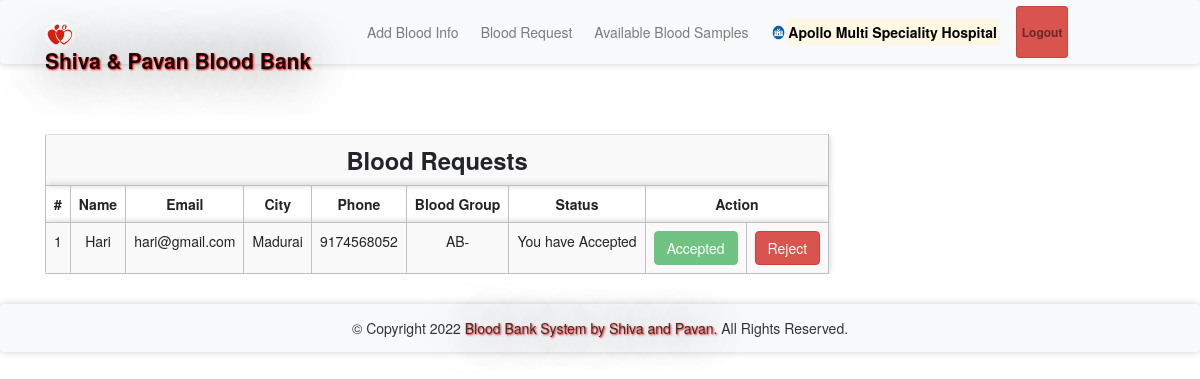
Page /bloodrequest.php (signed in) on the committed database.
### tables this page shows
CREATE TABLE `bloodrequest` (
  `reqid` int(11) NOT NULL,
  `hid` int(11) NOT NULL,
  `rid` int(11) NOT NULL,
  `bg` varchar(11) NOT NULL,
  `status` varchar(100) NOT NULL DEFAULT 'Pending'
);

CREATE TABLE `receivers` (
  `id` int(11) NOT NULL,
  `rname` varchar(100) NOT NULL,
  `remail` varchar(100) NOT NULL,
  `rpassword` varchar(100) NOT NULL,
  `rphone` varchar(100) NOT NULL,
  `rbg` varchar(10) NOT NULL,
  `rcity` varchar(100) NOT NULL
);

### message.php (called while the page is built, shortened)
<?php $counter=0; if(isset($_GET['msg'])) { ?>
	<div class="col-5 alert alert alert-success alert-dismissible fade show card" id="message">
		<button type="button" class="close" data-dismiss="alert" title="close">&times;</button><?php echo $_GET['msg'];?>
	</div>
<?php }?>

### bloodrequest.php (the view, shortened to what this page needs)
<?php
require 'file/connection.php';
  if(!isset($_SESSION['hid']))
  {
  header('location:login.php');
  }
  else {
    $hid = $_SESSION['hid'];
    $sql = "select bloodrequest.*, receivers.* from bloodrequest, receivers where hid='$hid' && bloodrequest.rid=receivers.id";
    $result = mysqli_query($conn, $sql);
?>
<!DOCTYPE html>
<html>
<?php require 'head.php'; ?>
<body>
	<?php require 'header.php'; ?>
	<div class="container cont">
		<?php require 'message.php'; ?>
	<table class="table table-responsive table-striped rounded mb-5">
		<tr><th colspan="9" class="title">Blood requests</th></tr>
		<tr>
			<th>#</th>
			<th>Name</th>
			<th>Email</th>
			<th>City</th>
			<th>Phone</th>
			<th>Blood Group</th>
			<th>Status</th>
			<th colspan="2">Action</th>
		</tr>
		<?php while($row = mysqli_fetch_array($result)) { ?>
		<tr>
			<td><?php echo ++$counter;?></td>
			<td><?php echo $row['rname'];?></td>
			<td><?php echo $row['remail'];?></td>
			<td><?php echo $row['rcity'];?></td>
			<td><?php echo $row['rphone'];?></td>
			<td><?php echo $row['bg'];?></td>
			<td><?php echo 'You have '.$row['status'];?></td>
			<td><?php if($row['status'] == 'Accepted'){ ?> <a href="" class="btn btn-success disabled">Accepted</a> <?php }
			else{ ?>
				<a href="file/accept.php?reqid=<?php echo $row['reqid'];?>" class="btn btn-success">Accept</a>
			<?php } ?>
			</td>
			<td><?php if($row['status'] == 'Rejected'){ ?> <a href="" class="btn btn-danger disabled">Rejected</a> <?php }
			else{ ?>
				<a href="file/reject.php?reqid=<?php echo $row['reqid'];?>" class="btn btn-danger">Reject</a>
			<?php } ?>
			</td>
		</tr>
		<?php } ?>
	</table>
</div>
    <?php require 'footer.php'; ?>
</body>
</html>
<?php } ?>

### css/style.css (style rules this page uses)
.cont { padding-top: 40px; text-align: justify; font-size: 1em; }
.card ,nav, .footer,tr,video { border-radius: 3px; transition: all 200ms ease-out; box-shadow: 0px 0px 7px rgba(0, 0, 0, 0.2); }
tr,th,td { border:0.1px solid silver; text-align: center; }
.title { font-weight: bold; font-size: 1.7em; text-transform: capitalize; text-align: center; }
a:link { text-decoration: none; }

### rows in the picture
bloodrequest: receivers.rname "Hari", receivers.remail "hari@gmail.com", receivers.rcity "Madurai", receivers.rphone "9174568052", bg "AB-", status "Accepted"

### other values in the picture
$_SESSION['hname'] "Apollo Multi Speciality Hospital"
